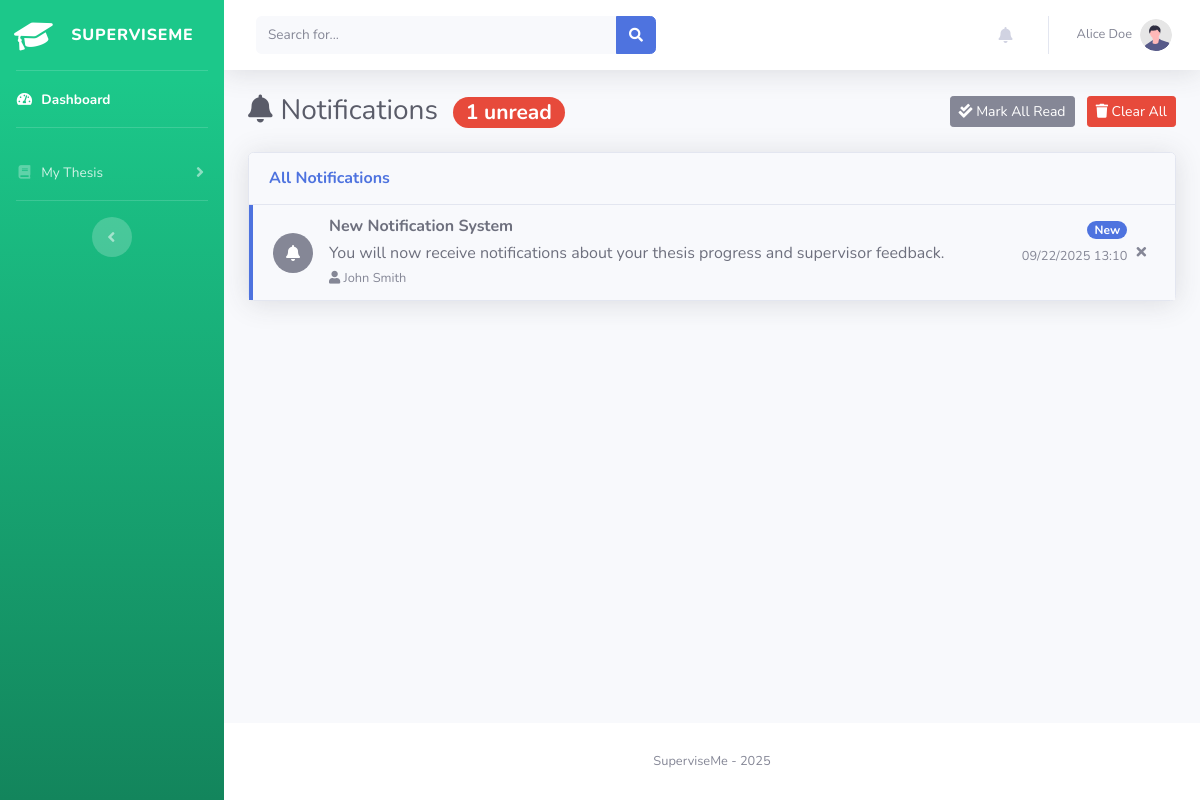
The page /notifications (signed in) on the database as committed earlier.
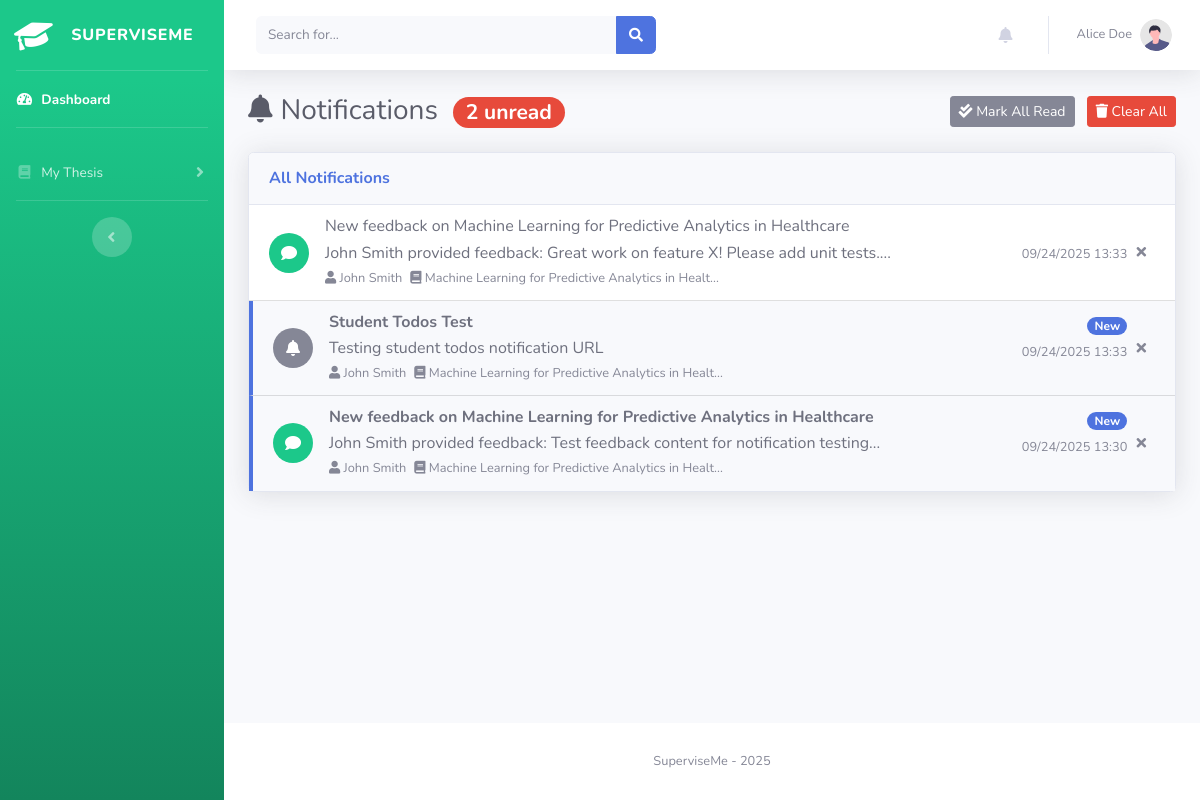
The same page on the database as committed later.
### superviseme/models.py (models this page shows)
class User_mgmt(UserMixin, db.Model):
    __tablename__ = "user_mgmt"
    id = db.Column(db.Integer, primary_key=True)
    username = db.Column(db.String(50), nullable=False, unique=True)
    name = db.Column(db.String(15))
    surname = db.Column(db.String(15))
    cdl = db.Column(db.String(15))
    email = db.Column(db.String(50), nullable=False, unique=True)
    password = db.Column(db.String(80), nullable=False)
    user_type = db.Column(db.String(10), nullable=False, default="student")
    joined_on = db.Column(db.Integer, nullable=False)
    gender = db.Column(db.String(10), default=None)
    nationality = db.Column(db.String(15), default=None)
    last_activity = db.Column(db.Integer, nullable=True)  # Track last activity timestamp
    last_activity_location = db.Column(db.String(100), nullable=True)  # Track where they were last active
    telegram_user_id = db.Column(db.String(50), nullable=True)  # Telegram user ID for bot notifications
    telegram_enabled = db.Column(db.Boolean, default=False, nullable=False)  # Enable/disable Telegram notifications
    telegram_notification_types = db.Column(db.Text, nullable=True)  # JSON string of enabled notification types
    thesis = db.relationship("Thesis", backref="author", lazy=True)

class Notification(db.Model):
    __tablename__ = "notification"
    id = db.Column(db.Integer, primary_key=True)
    recipient_id = db.Column(db.Integer, db.ForeignKey("user_mgmt.id"), nullable=False)
    actor_id = db.Column(db.Integer, db.ForeignKey("user_mgmt.id"), nullable=False)  # Who performed the action
    thesis_id = db.Column(db.Integer, db.ForeignKey("thesis.id"), nullable=True)  # Related thesis if applicable
    notification_type = db.Column(db.String(50), nullable=False)  # e.g., "new_update", "new_feedback", "new_todo"
    title = db.Column(db.String(200), nullable=False)  # Short description
    message = db.Column(db.Text, nullable=False)  # Detailed message
    action_url = db.Column(db.String(200), nullable=True)  # URL to the relevant page
    is_read = db.Column(db.Boolean, default=False, nullable=False)
    created_at = db.Column(db.Integer, nullable=False)
    telegram_sent = db.Column(db.Boolean, default=False, nullable=False)  # Track if Telegram notification was sent
    telegram_sent_at = db.Column(db.Integer, nullable=True)  # When Telegram notification was sent
    recipient = db.relationship("User_mgmt", foreign_keys=[recipient_id], backref="received_notifications", lazy=True)
    actor = db.relationship("User_mgmt", foreign_keys=[actor_id], backref="sent_notifications", lazy=True)
    thesis = db.relationship("Thesis", backref="notifications", lazy=True)

class Thesis(db.Model):
    __tablename__ = "thesis"
    id = db.Column(db.Integer, primary_key=True)
    title = db.Column(db.String(100), nullable=False)
    description = db.Column(db.Text, nullable=False)
    author_id = db.Column(db.Integer, db.ForeignKey("user_mgmt.id"), nullable=True)
    frozen = db.Column(db.Boolean, default=False)
    level = db.Column(db.Text, nullable=True)
    created_at = db.Column(db.Integer, nullable=False)

### superviseme/routes/notifications.py (the view)
@notifications.route("/notifications")
@login_required
def notifications_page():
    user_notifications = get_user_notifications(
        user_id=current_user.id,
        limit=100,  # Get more notifications for the full page
        unread_only=False
    )
    unread_count = get_unread_notification_count(current_user.id)
    return render_template("notifications.html",
                         notifications=user_notifications,
                         unread_count=unread_count,
                         dt=datetime.fromtimestamp)

### superviseme/templates/notifications.html (shortened to what this page needs)
{% include 'admin/components/header.html' %}
<body id="page-top">
    <div id="wrapper">
        {% if current_user.user_type == 'admin' %}
            {% include 'admin/components/sidebar.html' %}
        {% elif current_user.user_type == 'supervisor' %}
            {% include 'supervisor/components/sidebar.html' %}
        {% elif current_user.user_type == 'student' %}
            {% include 'student/components/sidebar.html' %}
        {% endif %}
        <div id="content-wrapper" class="d-flex flex-column">
            <div id="content">
                {% include 'admin/components/topbar.html' %}
                <div class="container-fluid">
                    <div class="d-sm-flex align-items-center justify-content-between mb-4">
                        <h1 class="h3 mb-0 text-gray-800">
                            <i class="fas fa-bell mr-2"></i>Notifications
                            {% if unread_count > 0 %}
                                <span class="badge badge-danger badge-pill ml-2">{{ unread_count }} unread</span>
                            {% endif %}
                        </h1>
                        {% if notifications %}
                        <div>
                            <button class="btn btn-secondary btn-sm mr-2" onclick="markAllAsRead()">
                                <i class="fas fa-check-double"></i> Mark All Read
                            </button>
                            <button class="btn btn-danger btn-sm" onclick="clearAllNotifications()">
                                <i class="fas fa-trash"></i> Clear All
                            </button>
                        </div>
                        {% endif %}
                    </div>
                    <div class="row">
                        <div class="col-12">
                            <div class="card shadow">
                                <div class="card-header py-3">
                                    <h6 class="m-0 font-weight-bold text-primary">All Notifications</h6>
                                </div>
                                <div class="card-body p-0">
                                    {% if notifications %}
                                        <div class="list-group list-group-flush">
                                            {% for notification in notifications %}
                                            <div class="list-group-item list-group-item-action
                                                     {% if not notification.is_read %}bg-light{% endif %}"
                                                 onclick="handleNotificationClick({{ notification.id }}, '{{ notification.action_url or '#' }}')">
                                                <div class="row no-gutters align-items-center">
                                                    <div class="col-auto mr-3">
                                                        {% if notification.notification_type == 'new_update' %}
                                                            <div class="icon-circle bg-primary">
                                                                <i class="fas fa-file-alt text-white"></i>
                                                            </div>
                                                        {% elif notification.notification_type == 'status_change' %}
                                                            <div class="icon-circle bg-warning">
                                                                <i class="fas fa-exchange-alt text-white"></i>
                                                            </div>
                                                        {% elif notification.notification_type == 'new_feedback' %}
                                                            <div class="icon-circle bg-success">
                                                                <i class="fas fa-comment text-white"></i>
                                                            </div>
                                                        {% elif notification.notification_type == 'new_todo' %}
                                                            <div class="icon-circle bg-info">
                                                                <i class="fas fa-tasks text-white"></i>
                                                            </div>
                                                        {% else %}
                                                            <div class="icon-circle bg-secondary">
                                                                <i class="fas fa-bell text-white"></i>
                                                            </div>
                                                        {% endif %}
                                                    </div>
                                                    <div class="col">
                                                        <div class="d-flex justify-content-between align-items-start">
                                                            <div>
                                                                <h6 class="mb-1 {% if not notification.is_read %}font-weight-bold{% endif %}">
                                                                    {{ notification.title }}
                                                                </h6>
                                                                <p class="mb-1 text-gray-700">{{ notification.message }}</p>
                                                                <div class="d-flex align-items-center">
                                                                    {% if notification.actor %}
                                                                    <small class="text-muted mr-2">
                                                                        <i class="fas fa-user"></i>
                                                                        {{ notification.actor.name }} {{ notification.actor.surname }}
                                                                    </small>
                                                                    {% endif %}
                                                                    {% if notification.thesis %}
                                                                    <small class="text-muted mr-2">
                                                                        <i class="fas fa-book"></i>
                                                                        {{ notification.thesis.title[:50] }}{% if notification.thesis.title|length > 50 %}...{% endif %}
                                                                    </small>
                                                                    {% endif %}
                                                                </div>
                                                            </div>
                                                            <div class="text-right">
                                                                {% if not notification.is_read %}
                                                                    <span class="badge badge-primary badge-pill mb-1">New</span>
                                                                {% endif %}
                                                                <br>
                                                                <small class="text-muted">
                                                                    {{ dt(notification.created_at).strftime('%m/%d/%Y %H:%M') if notification.created_at else 'Unknown time' }}
                                                                </small>
                                                            </div>
                                                        </div>
                                                    </div>
                                                    <div class="col-auto">
                                                        <button class="btn btn-link btn-sm text-muted"
                                                                onclick="event.stopPropagation(); deleteNotification({{ notification.id }})"
                                                                title="Delete notification">
                                                            <i class="fas fa-times"></i>
                                                        </button>
                                                    </div>
                                                </div>
                                            </div>
                                            {% endfor %}
                                        </div>
                                    {% else %}
                                        <div class="text-center py-5">
                                            <i class="fas fa-bell-slash fa-3x text-gray-300 mb-3"></i>
                                            <h5 class="text-gray-500">No notifications</h5>
                                            <p class="text-gray-400">You're all caught up! New notifications will appear here.</p>
                                        </div>
                                    {% endif %}
                                </div>
                            </div>
                        </div>
                    </div>
                </div>
            </div>
            {% include 'admin/components/footer.html' %}
</body>
</html>

### superviseme/templates/admin/components/topbar.html (shortened to what this page needs)
<nav class="navbar navbar-expand navbar-light bg-white topbar mb-4 static-top shadow">
                    <form
                        class="d-none d-sm-inline-block form-inline mr-auto ml-md-3 my-2 my-md-0 mw-100 navbar-search"
                        method="POST"
                        action="{% if current_user.user_type == 'admin' %}/admin/search{% elif current_user.user_type == 'supervisor' %}/supervisor/search{% elif current_user.user_type == 'student' %}/student/search{% else %}#{% endif %}">
                        <div class="input-group">
                            <input type="text" class="form-control bg-light border-0 small"
                                   placeholder="Search for..."
                                   name="search_term"
                                   required
                                   minlength="1"
                                   aria-label="Search" aria-describedby="basic-addon2">
                            <div class="input-group-append">
                                <button class="btn btn-primary" type="submit">
                                    <i class="fas fa-search fa-sm"></i>
                                </button>
                            </div>
                        </div>
                    </form>
                    <ul class="navbar-nav ml-auto">
                        <li class="nav-item dropdown no-arrow mx-1">
                            <a class="nav-link dropdown-toggle" href="#" id="alertsDropdown" role="button"
                                data-toggle="dropdown" aria-haspopup="true" aria-expanded="false">
                                <i class="fas fa-bell fa-fw"></i>
                            </a>
                        </li>
                        <li class="nav-item dropdown no-arrow">
                            <a class="nav-link dropdown-toggle" href="#" id="userDropdown" role="button"
                                data-toggle="dropdown" aria-haspopup="true" aria-expanded="false">
                                <span class="mr-2 d-none d-lg-inline text-gray-600 small">{{ current_user.name }} {{ current_user.surname }}</span>
                                <img class="img-profile rounded-circle"
                                    src="{{ url_for('static', filename='assets/img/undraw_profile.svg') }}">
                            </a>
                        </li>
                    </ul>
                </nav>

Rows that differ between the two databases and show on the page:
removed Notification: notification_type "system" (drawn), title "New Notification System", message "You will now receive notifications about your thesis progress and supervisor feedback.", actor.name "John", actor.surname "Smith", is_read "New", created_at "09/22/2025 13:10"
added Notification: notification_type "new_feedback" (drawn), title "New feedback on Machine Learning for Predictive Analytics in Healthcare", message "John Smith provided feedback: Great work on feature X! Please add unit tests....", actor.name "John", actor.surname "Smith", thesis "Machine Learning for Predictive Analytics in Healt", created_at "09/24/2025 13:33", is_read True (drawn)
added Notification: notification_type "todo_assigned" (drawn), title "Student Todos Test", message "Testing student todos notification URL", actor.name "John", actor.surname "Smith", thesis "Machine Learning for Predictive Analytics in Healt", is_read "New", created_at "09/24/2025 13:33"
added Notification: notification_type "new_feedback" (drawn), title "New feedback on Machine Learning for Predictive Analytics in Healthcare", message "John Smith provided feedback: Test feedback content for notification testing...", actor.name "John", actor.surname "Smith", thesis "Machine Learning for Predictive Analytics in Healt", is_read "New", created_at "09/24/2025 13:30"
Other text that changed with them:
{{ unread_count }}: "1" → "2"
